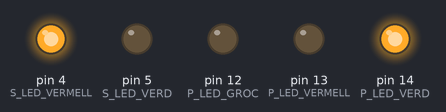
Bench run of a sketch on a simulated Arduino Uno, built with avr-gcc and run on an emulated ATmega328P. Parts: output pins drawn as LEDs (lit = HIGH).

Above: at 5.0 s.
At 11.5 s:
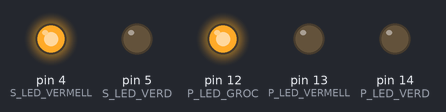
At 14.5 s:
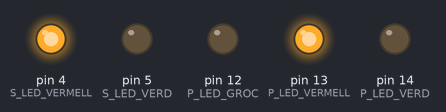
At 21.0 s:
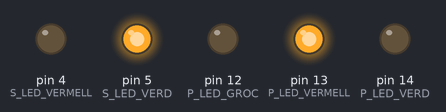
At 28.2 s:
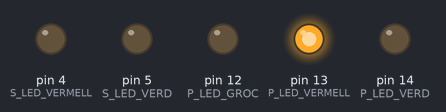
At 35.0 s:
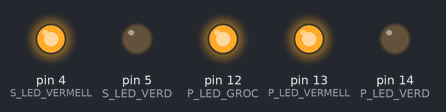
Timing chart, 0 to 47.5 s (numbered marks = the images above):
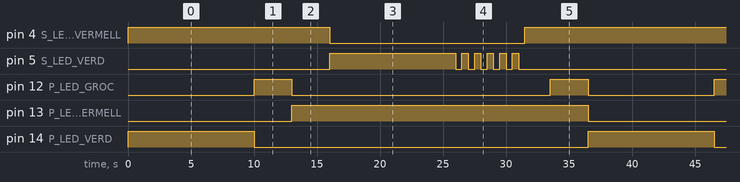

Measured:
- by itself, pin 4 (S_LED_VERMELL): repeats every 36.5 s: LOW 15.5 s, HIGH 21.0 s
- by itself, pin 5 (S_LED_VERD): repeats every 36.5 s: 5 × (LOW 0.50 s, HIGH 0.50 s), LOW 21.5 s, HIGH 10.0 s
- by itself, pin 12 (P_LED_GROC): repeats every 36.5 s: LOW 20.5 s, HIGH 3.0 s, LOW 10.0 s, HIGH 3.0 s
- by itself, pin 13 (P_LED_VERMELL): alternates HIGH for 23.5 s and LOW for 13.0 s
- by itself, pin 14 (P_LED_VERD): alternates HIGH for 10.0 s and LOW for 26.5 s

The sketch:

d1-2-f.ino
```cpp
#define P_LED_VERMELL 13
#define P_LED_GROC 12
#define P_LED_VERD 14
#define S_LED_VERD 5
#define S_LED_VERMELL 4

void setup()
{
 pinMode(P_LED_VERMELL, OUTPUT);
 pinMode(P_LED_GROC, OUTPUT);
 pinMode(P_LED_VERD, OUTPUT);
 pinMode(S_LED_VERD, OUTPUT);
 pinMode(S_LED_VERMELL, OUTPUT);
}

void loop()
{
    ////////////////////////////////////////////////////////////////////////////////////////////////////////
    ///////////////////////////////////// A ///////////////////////////////////////////////////////////////
    //////////////////////////////////////////////////////////////////////////////////////////////////////
    //Semaforo principal. Luz verde.
    digitalWrite(P_LED_VERMELL, LOW);
    digitalWrite(P_LED_GROC, LOW);
    digitalWrite(P_LED_VERD, HIGH);

    //Semaforo secundario. Luz roja.
    digitalWrite(S_LED_VERD, LOW);
    digitalWrite(S_LED_VERMELL, HIGH);

    //Esperamos 10 segundos.
    delay(10000);


    ////////////////////////////////////////////////////////////////////////////////////////////////////////
    ///////////////////////////////////// B ///////////////////////////////////////////////////////////////
    //////////////////////////////////////////////////////////////////////////////////////////////////////
    //Semaforo principal. Luz amarilla.
    digitalWrite(P_LED_VERD, LOW);
    digitalWrite(P_LED_GROC, HIGH);

    //Semaforo secundario. Continua en luz roja.

    //Esperamos 3 segundos.
    delay(3000);


    ////////////////////////////////////////////////////////////////////////////////////////////////////////
    ///////////////////////////////////// C ///////////////////////////////////////////////////////////////
    //////////////////////////////////////////////////////////////////////////////////////////////////////
    //Semaforo principal. Luz roja.
    digitalWrite(P_LED_GROC, LOW);
    digitalWrite(P_LED_VERMELL, HIGH);

    //Semaforo secundario. Continua en luz roja.

    //Esperamos 3 segundos.
    delay(3000);


    ////////////////////////////////////////////////////////////////////////////////////////////////////////
    ///////////////////////////////////// D ///////////////////////////////////////////////////////////////
    //////////////////////////////////////////////////////////////////////////////////////////////////////
    //Semaforo principal. Continua en rojo.

    //Semaforo secundario. Luz verde.
    digitalWrite(S_LED_VERMELL, LOW);
    digitalWrite(S_LED_VERD, HIGH);

    //Esperamos 10 segundos.
    delay(10000);


    ////////////////////////////////////////////////////////////////////////////////////////////////////////
    ///////////////////////////////////// E / F ///////////////////////////////////////////////////////////
    //////////////////////////////////////////////////////////////////////////////////////////////////////
    for (int i = 1; i <= 5; i = i + 1)
    {
        //Semaforo secundario. Luz verde.
        digitalWrite(S_LED_VERD, LOW);

        //Esperamos 0,5 segundos.
        delay(500);

        //Semaforo secundario. Apaga led verde.
        digitalWrite(S_LED_VERD, HIGH);

        //Esperamos 0,5 segundos.
        delay(500);
    }


    ////////////////////////////////////////////////////////////////////////////////////////////////////////
    ///////////////////////////////////// G ///////////////////////////////////////////////////////////////
    //////////////////////////////////////////////////////////////////////////////////////////////////////
    //Semfaoro principal. Continua en rojo.

    //Semaforo secundario. Apaga led verde.
    digitalWrite(S_LED_VERD, LOW);

    //Esperamos 0,5 segundos.
    delay(500);


    ////////////////////////////////////////////////////////////////////////////////////////////////////////
    ///////////////////////////////////// H ///////////////////////////////////////////////////////////////
    //////////////////////////////////////////////////////////////////////////////////////////////////////
    //Semfaoro principal. Continua en rojo.

    //Semaforo secundario. Luz roja.
    digitalWrite(S_LED_VERMELL, HIGH);

    //Esperamos 2 segundos.
    delay(2000);


    ////////////////////////////////////////////////////////////////////////////////////////////////////////
    ///////////////////////////////////// I ///////////////////////////////////////////////////////////////
    //////////////////////////////////////////////////////////////////////////////////////////////////////
    //Semaforo principal. Continua rojo, enciende amarillo.
    digitalWrite(P_LED_GROC, HIGH);

    //Semaforo secundario. Continua en luz roja.

    //Esperamos 3 segundos.
    delay(3000);
}
```
